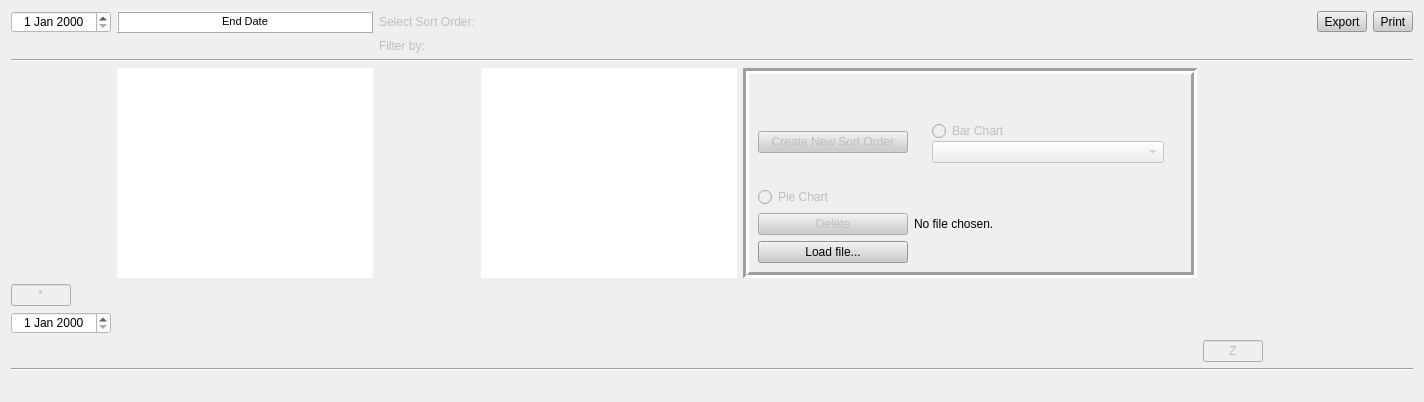
         <widget class="QWidget" name="tabTeach">
          <attribute name="title">
           <string>Teaching</string>
          </attribute>
          <layout class="QGridLayout" name="gridLayout_7">
           <item row="0" column="2">
            <widget class="QLabel" name="teach_sort_label">
             <property name="enabled">
              <bool>false</bool>
             </property>
             <property name="text">
              <string>Select Sort Order:</string>
             </property>
            </widget>
           </item>
           <item row="3" column="4">
            <widget class="QFrame" name="teachChartFrame">
             <property name="frameShape">
              <enum>QFrame::Box</enum>
             </property>
             <property name="frameShadow">
              <enum>QFrame::Sunken</enum>
             </property>
             <property name="lineWidth">
              <number>3</number>
             </property>
             <layout class="QGridLayout" name="gridLayout_21">
              <item row="0" column="1">
               <widget class="QLabel" name="teachGraphTitle">
                <property name="styleSheet">
                 <string notr="true">font: bold 12px;</string>
                </property>
                <property name="text">
                 <string/>
                </property>
                <property name="alignment">
                 <set>Qt::AlignCenter</set>
                </property>
               </widget>
              </item>
              <item row="1" column="1">
               <widget class="QStackedWidget" name="teach_graph_stackedWidget">
                <property name="enabled">
                 <bool>true</bool>
                </property>
                <property name="sizePolicy">
                 <sizepolicy hsizetype="Expanding" vsizetype="Expanding">
                  <horstretch>0</horstretch>
                  <verstretch>0</verstretch>
                 </sizepolicy>
                </property>
                <property name="midLineWidth">
                 <number>0</number>
                </property>
                <property name="currentIndex">
                 <number>0</number>
                </property>
                <widget class="QWidget" name="teach_pie_page">
                 <layout class="QGridLayout" name="gridLayout_10">
                  <item row="0" column="0">
                   <widget class="PieChartWidget" name="teachPieChart" native="true">
                    <property name="enabled">
                     <bool>true</bool>
                    </property>
                    <property name="sizePolicy">
                     <sizepolicy hsizetype="Expanding" vsizetype="Expanding">
                      <horstretch>0</horstretch>
                      <verstretch>0</verstretch>
                     </sizepolicy>
                    </property>
                    <property name="minimumSize">
                     <size>
                      <width>250</width>
                      <height>0</height>
                     </size>
                    </property>
                    <property name="maximumSize">
                     <size>
                      <width>16777215</width>
                      <height>16777215</height>
                     </size>
                    </property>
                    <property name="focusPolicy">
                     <enum>Qt::TabFocus</enum>
                    </property>
                    <property name="layoutDirection">
                     <enum>Qt::LeftToRight</enum>
                    </property>
                    <property name="styleSheet">
                     <string notr="true"/>
                    </property>
                    <layout class="QGridLayout" name="_5">
                     <property name="spacing">
                      <number>0</number>
                     </property>
                     <item row="0" column="0">
                      <widget class="QRadioButton" name="teach_bar_button">
                       <property name="enabled">
                        <bool>false</bool>
                       </property>
                       <property name="text">
                        <string>Bar Chart</string>
                       </property>
                      </widget>
                     </item>
                     <item row="1" column="0">
                      <widget class="QComboBox" name="teach_sort">
                       <property name="enabled">
                        <bool>false</bool>
                       </property>
                       <property name="sizePolicy">
                        <sizepolicy hsizetype="Preferred" vsizetype="Fixed">
                         <horstretch>0</horstretch>
                         <verstretch>0</verstretch>
                        </sizepolicy>
                       </property>
                       <property name="minimumSize">
                        <size>
                         <width>120</width>
                         <height>0</height>
                        </size>
                       </property>
                      </widget>
                     </item>
                    </layout>
                   </widget>
                  </item>
                 </layout>
                </widget>
                <widget class="QWidget" name="teach_bar_page">
                 <layout class="QGridLayout" name="gridLayout_13">
                  <item row="1" column="0">
                   <widget class="QCustomPlot" name="teachBarChart" native="true">
                    <property name="enabled">
                     <bool>true</bool>
                    </property>
                    <property name="sizePolicy">
                     <sizepolicy hsizetype="Expanding" vsizetype="Expanding">
                      <horstretch>0</horstretch>
                      <verstretch>0</verstretch>
                     </sizepolicy>
                    </property>
                    <property name="minimumSize">
                     <size>
                      <width>250</width>
                      <height>0</height>
                     </size>
                    </property>
                    <property name="maximumSize">
                     <size>
                      <width>16777215</width>
                      <height>16777215</height>
                     </size>
                    </property>
                    <property name="focusPolicy">
                     <enum>Qt::TabFocus</enum>
                    </property>
                    <property name="layoutDirection">
                     <enum>Qt::LeftToRight</enum>
                    </property>
                    <property name="styleSheet">
                     <string notr="true"/>
                    </property>
                    <layout class="QGridLayout" name="_9">
                     <property name="spacing">
                      <number>0</number>
                     </property>
                    </layout>
                   </widget>
                  </item>
                 </layout>
                </widget>
               </widget>
              </item>
              <item row="3" column="0">
               <widget class="QPushButton" name="teach_delete_sort">
                <property name="enabled">
                 <bool>false</bool>
                </property>
                <property name="styleSheet">
                 <string notr="true">background-color: rgb(204, 204, 204);</string>
                </property>
                <property name="text">
                 <string>Delete</string>
                </property>
               </widget>
              </item>
              <item row="1" column="0">
               <widget class="QPushButton" name="teach_new_sort">
                <property name="enabled">
                 <bool>false</bool>
                </property>
                <property name="sizePolicy">
                 <sizepolicy hsizetype="Preferred" vsizetype="Fixed">
                  <horstretch>0</horstretch>
                  <verstretch>0</verstretch>
                 </sizepolicy>
                </property>
                <property name="minimumSize">
                 <size>
                  <width>150</width>
                  <height>0</height>
                 </size>
                </property>
                <property name="styleSheet">
                 <string notr="true">background-color: rgb(204, 204, 204);</string>
                </property>
                <property name="text">
                 <string>Create New Sort Order</string>
                </property>
                <property name="checkable">
                 <bool>false</bool>
                </property>
                <property name="checked">
                 <bool>false</bool>
                </property>
                <property name="autoDefault">
                 <bool>false</bool>
                </property>
                <property name="default">
                 <bool>false</bool>
                </property>
               </widget>
              </item>
              <item row="4" column="0">
               <widget class="QPushButton" name="teach_load_file">
                <property name="minimumSize">
                 <size>
                  <width>100</width>
                  <height>0</height>
                 </size>
                </property>
                <property name="toolTip">
                 <string>&lt;html&gt;&lt;head/&gt;&lt;body&gt;&lt;p&gt;Load Presentation CSV File&lt;/p&gt;&lt;/body&gt;&lt;/html&gt;</string>
                </property>
                <property name="autoFillBackground">
                 <bool>false</bool>
                </property>
                <property name="styleSheet">
                 <string notr="true">background-color: rgb(204, 204, 204);</string>
                </property>
                <property name="text">
                 <string>Load file...</string>
                </property>
               </widget>
              </item>
              <item row="2" column="0">
               <widget class="QRadioButton" name="teach_pie_button">
                <property name="enabled">
                 <bool>false</bool>
                </property>
                <property name="text">
                 <string>Pie Chart</string>
                </property>
               </widget>
              </item>
              <item row="3" column="1">
               <widget class="QLabel" name="teach_file_label">
                <property name="sizePolicy">
                 <sizepolicy hsizetype="MinimumExpanding" vsizetype="Preferred">
                  <horstretch>0</horstretch>
                  <verstretch>0</verstretch>
                 </sizepolicy>
                </property>
                <property name="text">
                 <string>No file chosen.</string>
                </property>
               </widget>
              </item>
             </layout>
            </widget>
           </item>
           <item row="5" column="0">
            <widget class="QDateEdit" name="FromDate">
             <property name="minimumSize">
              <size>
               <width>100</width>
               <height>20</height>
              </size>
             </property>
             <property name="styleSheet">
              <string notr="true">background-color: rgb(255, 255, 255);</string>
             </property>
             <property name="alignment">
              <set>Qt::AlignCenter</set>
             </property>
            </widget>
           </item>
           <item row="4" column="0">
            <widget class="QLineEdit" name="teach_filter_from">
             <property name="enabled">
              <bool>false</bool>
             </property>
             <property name="sizePolicy">
              <sizepolicy hsizetype="Preferred" vsizetype="Fixed">
               <horstretch>0</horstretch>
               <verstretch>0</verstretch>
              </sizepolicy>
             </property>
             <property name="maximumSize">
              <size>
               <width>60</width>
               <height>16777215</height>
              </size>
             </property>
             <property name="text">
              <string>*</string>
             </property>
             <property name="maxLength">
              <number>1</number>
             </property>
             <property name="alignment">
              <set>Qt::AlignCenter</set>
             </property>
            </widget>
           </item>
           <item row="3" column="1">
            <widget class="QTreeView" name="teachTreeView">
             <property name="sizePolicy">
              <sizepolicy hsizetype="Expanding" vsizetype="Expanding">
               <horstretch>0</horstretch>
               <verstretch>0</verstretch>
              </sizepolicy>
             </property>
             <property name="autoFillBackground">
              <bool>false</bool>
             </property>
             <property name="styleSheet">
              <string notr="true"/>
             </property>
             <property name="frameShape">
              <enum>QFrame::NoFrame</enum>
             </property>
             <property name="frameShadow">
              <enum>QFrame::Sunken</enum>
             </property>
            </widget>
           </item>
           <item row="0" column="1">
            <widget class="QLabel" name="end_label">
             <property name="minimumSize">
              <size>
               <width>70</width>
               <height>20</height>
              </size>
             </property>
             <property name="styleSheet">
              <string notr="true">background-color: white</string>
             </property>
             <property name="frameShape">
              <enum>QFrame::Box</enum>
             </property>
             <property name="frameShadow">
              <enum>QFrame::Raised</enum>
             </property>
             <property name="text">
              <string>&lt;!DOCTYPE HTML PUBLIC &quot;-//W3C//DTD HTML 4.0//EN&quot; &quot;http://www.w3.org/TR/REC-html40/strict.dtd&quot;&gt;
&lt;html&gt;&lt;head&gt;&lt;meta name=&quot;qrichtext&quot; content=&quot;1&quot; /&gt;&lt;style type=&quot;text/css&quot;&gt;
p, li { white-space: pre-wrap; }
&lt;/style&gt;&lt;/head&gt;&lt;body style=&quot; font-family:'Ubuntu'; font-size:11pt; font-weight:400; font-style:normal;&quot;&gt;
&lt;p style=&quot; margin-top:10px; margin-bottom:12px; margin-left:0px; margin-right:0px; -qt-block-indent:0; text-indent:0px;&quot;&gt;&lt;span style=&quot; font-size:8pt; color:#000000;&quot;&gt;End Date&lt;/span&gt;&lt;/p&gt;&lt;/body&gt;&lt;/html&gt;</string>
             </property>
             <property name="alignment">
              <set>Qt::AlignCenter</set>
             </property>
             <property name="margin">
              <number>0</number>
             </property>
            </widget>
           </item>
           <item row="11" column="5">
            <widget class="QLineEdit" name="teach_filter_to">
             <property name="enabled">
              <bool>false</bool>
             </property>
             <property name="sizePolicy">
              <sizepolicy hsizetype="Preferred" vsizetype="Fixed">
               <horstretch>0</horstretch>
               <verstretch>0</verstretch>
              </sizepolicy>
             </property>
             <property name="maximumSize">
              <size>
               <width>60</width>
               <height>16777215</height>
              </size>
             </property>
             <property name="text">
              <string>Z</string>
             </property>
             <property name="maxLength">
              <number>1</number>
             </property>
             <property name="alignment">
              <set>Qt::AlignCenter</set>
             </property>
            </widget>
           </item>
           <item row="0" column="15">
            <widget class="QToolButton" name="teachPrintButton">
             <property name="sizePolicy">
              <sizepolicy hsizetype="Fixed" vsizetype="Fixed">
               <horstretch>0</horstretch>
               <verstretch>0</verstretch>
              </sizepolicy>
             </property>
             <property name="toolTip">
              <string>&lt;html&gt;&lt;head/&gt;&lt;body&gt;&lt;p&gt;Print&lt;/p&gt;&lt;/body&gt;&lt;/html&gt;</string>
             </property>
             <property name="layoutDirection">
              <enum>Qt::LeftToRight</enum>
             </property>
             <property name="styleSheet">
              <string notr="true">background-color: rgb(204, 204, 204);</string>
             </property>
             <property name="text">
              <string>Print</string>
             </property>
             <property name="icon">
              <iconset>
               <normalon>:/printer.png</normalon>
              </iconset>
             </property>
             <property name="toolButtonStyle">
              <enum>Qt::ToolButtonTextBesideIcon</enum>
             </property>
            </widget>
           </item>
           <item row="0" column="0">
            <widget class="QDateEdit" name="ToDate">
             <property name="minimumSize">
              <size>
               <width>100</width>
               <height>20</height>
              </size>
             </property>
             <property name="styleSheet">
              <string notr="true">background-color: rgb(255, 255, 255);</string>
             </property>
             <property name="alignment">
              <set>Qt::AlignCenter</set>
             </property>
            </widget>
           </item>
           <item row="0" column="14">
            <widget class="QToolButton" name="teachExportButton">
             <property name="sizePolicy">
              <sizepolicy hsizetype="Fixed" vsizetype="Fixed">
               <horstretch>0</horstretch>
               <verstretch>0</verstretch>
              </sizepolicy>
             </property>
             <property name="toolTip">
              <string>Export to pdf</string>
             </property>
             <property name="layoutDirection">
              <enum>Qt::LeftToRight</enum>
             </property>
             <property name="styleSheet">
              <string notr="true">background-color: rgb(204, 204, 204);</string>
             </property>
             <property name="text">
              <string>Export</string>
             </property>
             <property name="icon">
              <iconset resource="../images.qrc">
               <normaloff>:/Pdf.svg</normaloff>:/Pdf.svg</iconset>
             </property>
             <property name="toolButtonStyle">
              <enum>Qt::ToolButtonTextBesideIcon</enum>
             </property>
            </widget>
           </item>
           <item row="1" column="2">
            <widget class="QLabel" name="teach_filter_label">
             <property name="enabled">
              <bool>false</bool>
             </property>
             <property name="text">
              <string>Filter by:</string>
             </property>
            </widget>
           </item>
           <item row="3" column="3">
            <widget class="QListWidget" name="teachPieList">
             <property name="minimumSize">
              <size>
               <width>0</width>
               <height>0</height>
              </size>
             </property>
             <property name="maximumSize">
              <size>
               <width>16777215</width>
               <height>16777215</height>
              </size>
             </property>
             <property name="baseSize">
              <size>
               <width>0</width>
               <height>0</height>
              </size>
             </property>
             <property name="focusPolicy">
              <enum>Qt::NoFocus</enum>
             </property>
             <property name="layoutDirection">
              <enum>Qt::LeftToRight</enum>
             </property>
             <property name="frameShape">
              <enum>QFrame::NoFrame</enum>
             </property>
             <property name="selectionMode">
              <enum>QAbstractItemView::NoSelection</enum>
             </property>
            </widget>
           </item>
           <item row="17" column="0" colspan="16">
            <widget class="Line" name="line_7">
             <property name="orientation">
              <enum>Qt::Horizontal</enum>
             </property>
            </widget>
           </item>
           <item row="2" column="0" colspan="16">
            <widget class="Line" name="line_8">
             <property name="orientation">
              <enum>Qt::Horizontal</enum>
             </property>
            </widget>
           </item>
           <item row="18" column="1" colspan="2">
            <widget class="QLabel" name="teach_filter">
             <property name="enabled">
              <bool>false</bool>
             </property>
             <property name="text">
              <string/>
             </property>
            </widget>
           </item>
          </layout>
         </widget>
